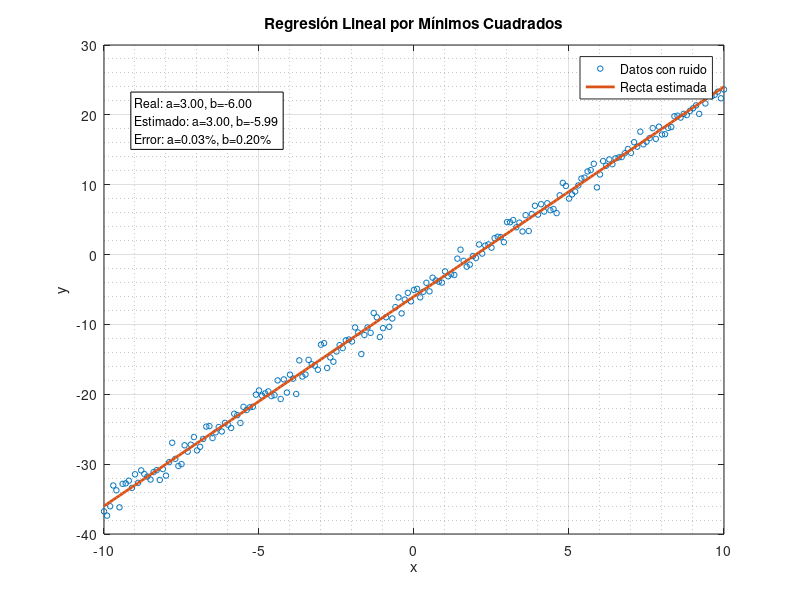

Reproduce this figure in MATLAB.
% Este programa estima los parámetros a y b de una recta (y = ax + b)
% a partir de datos con ruido, utilizando el método de mínimos cuadrados
% (solución exacta matricial).

%********************* Inicialización ************************************
clc
clear all
close all

%********************* Generación de datos *******************************
a = 3;          % Pendiente real
b = -6;         % Intercepto real
noise_A = 1;    % Amplitud del ruido gaussiano

limInf = -10;   
limSup = 10;
fs = 10;        % Frecuencia de muestreo

x = limInf:1/fs:limSup;
x = x';         % Vector columna
nx = length(x); % Número de muestras

% Señal con ruido
y = a*x + b + noise_A*randn(nx,1);

%********************* Método exacto (mínimos cuadrados) *****************
% Construcción del sistema normal A*z = B

A11 = sum(x.*x);
A12 = sum(x);
A21 = sum(x);
A22 = nx;

B1 = sum(x.*y);
B2 = sum(y);

A = [A11 A12
     A21 A22];

B = [B1
     B2];

% Solución del sistema
z = A\B;

an = z(1,1);    % Pendiente estimada
bn = z(2,1);    % Intercepto estimado

% Mostrar resultados
disp("Datos Reales vs Datos Estimados")
[a an
 b bn]

% Error porcentual
error_a = abs((a-an)*100/a)
error_b = abs((b-bn)*100/b)

%*********************** Gráfica  ********************************

% ---- Parámetros de tamaño (en cm) ----
fig_width = 12;   % ancho en cm
fig_height = 8;   % alto en cm

figure;
set(gcf, 'Units', 'centimeters', 'Position', [5 5 fig_width fig_height]);

% ---- Datos ----
plot(x, y, 'o', 'MarkerSize', 4, 'DisplayName','Datos con ruido')
grid on; grid minor;
hold on;

% ---- Recta estimada ----
y_est = an*x + bn;
plot(x, y_est, 'LineWidth', 2, 'DisplayName','Recta estimada')

% ---- Etiquetas ----
xlabel('x')
ylabel('y')
title('Regresión Lineal por Mínimos Cuadrados')

% ---- Leyenda ----
legend('Location','best')

% ---- Texto dinámico ----
x_pos = min(x) + 0.05*(max(x)-min(x));
y_pos = max(y) - 0.1*(max(y)-min(y));

txt = sprintf(['Real: a=%.2f, b=%.2f\n' ...
               'Estimado: a=%.2f, b=%.2f\n' ...
               'Error: a=%.2f%%, b=%.2f%%'], ...
               a, b, an, bn, error_a, error_b);

text(x_pos, y_pos, txt, ...
    'FontSize',9, ...
    'BackgroundColor','w', ...
    'EdgeColor','k');

hold off;
